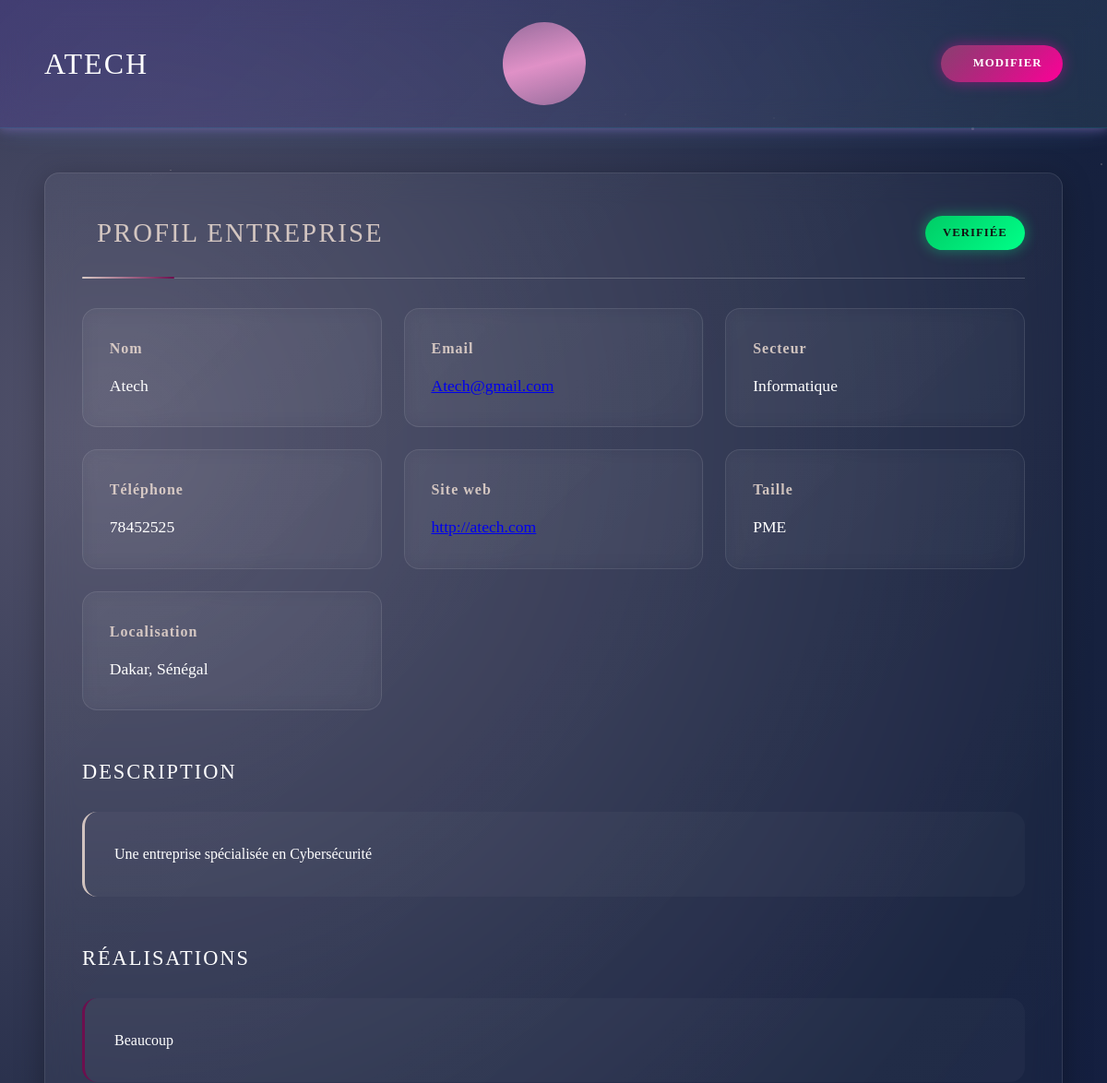
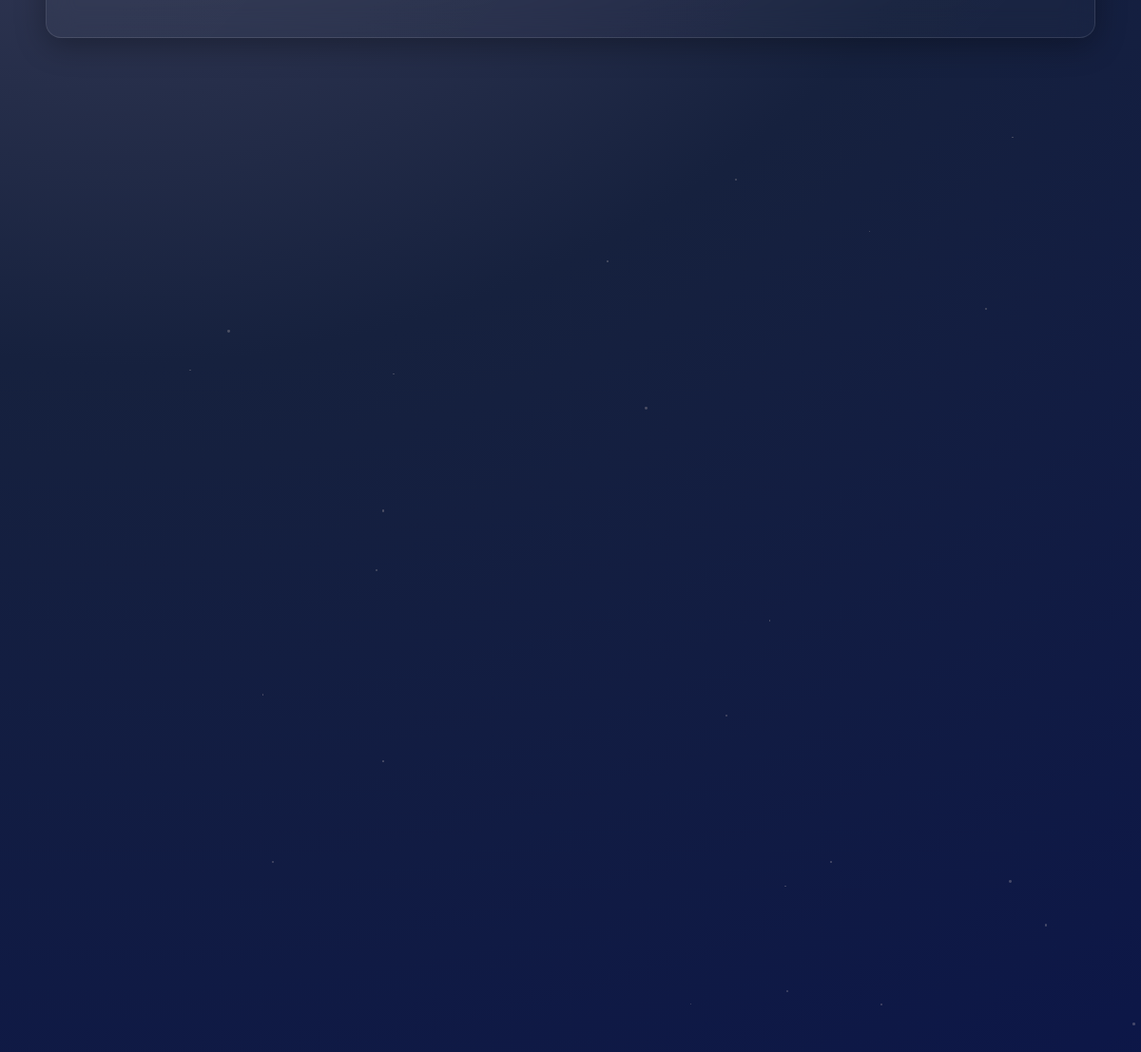
Screenshot of /entreprise/profil/3/ (signed in) with the database file from the repository (2 pictures, top to bottom).
### stages/models.py (models this page shows, shortened)
class Entreprise(models.Model):
    user = models.OneToOneField(User, on_delete=models.CASCADE)
    nom_entreprise = models.CharField(max_length=100)
    description = models.TextField(blank=True)
    secteur = models.CharField(max_length=255, blank=True)
    adresse = models.CharField(max_length=255, blank=True)
    logo_url = models.URLField(blank=True)
    site_web = models.URLField(blank=True)
    telephone = models.CharField(max_length=20, blank=True)
    email_contact = models.EmailField(blank=True)
    reseaux_sociaux = models.TextField(blank=True, help_text="Liens vers LinkedIn, Facebook, etc.")
    taille = models.CharField(max_length=100, blank=True, help_text="Ex: PME, grande entreprise, startup")
    nombre_employes = models.PositiveIntegerField(blank=True, null=True)
    ville = models.CharField(max_length=100, blank=True)
    pays = models.CharField(max_length=100, blank=True)
    date_creation = models.DateField(blank=True, null=True)
    statut_juridique = models.CharField(max_length=100, blank=True, help_text="Ex: SARL, SAS, SA, etc.")
    est_valide = models.BooleanField(default=False)
    realisations = models.TextField(blank=True)

### stages/views.py (the view)
# urls.py: path('entreprise/profil/', profil_entreprise, name='profil_entreprise'),
@login_required
def profil_entreprise(request, id):
    entreprise = get_object_or_404(Entreprise, id=id)
    if not hasattr(request.user, 'entreprise') or request.user.entreprise.id != entreprise.id:
        return redirect('voir_profil_entreprise', id=entreprise.id)
    offres = OffreDeStage.objects.filter(entreprise=entreprise)
    candidatures = Candidature.objects.filter(offre__entreprise=entreprise)
    offres_actives = OffreDeStage.objects.filter(
        entreprise=entreprise,
        date_debut__gte=timezone.now()
    )
    top_recommandations = []
    ia = RecommandationIA()
    for offre in offres_actives:
        recommandations = ia.recommander_candidats(offre.id)
        if recommandations:
            top_recommandations.extend(recommandations[:2])  # Prendre les 2 meilleurs par offre
    top_recommandations.sort(key=lambda x: x['score'], reverse=True)
    top_recommandations = top_recommandations[:5]  # Limiter à 5 meilleures au total
    context = {
        'entreprise': entreprise,
        'offres': offres,
        'candidatures': candidatures,
        'offres_actives': offres_actives,
        'top_recommandations': top_recommandations,
    }
    return render(request, 'stages/profil_entreprise.html', context)

### stages/ia/recommendation.py (called while the page is built, shortened)
    @classmethod
    def get_model(cls):
        if cls._model is None:
            cls._model = spacy.load("fr_core_news_md")
        return cls._model

    def recommander_candidats(self, offre_id, limite=5):
        try:
            offre = OffreDeStage.objects.get(id=offre_id)
        except OffreDeStage.DoesNotExist:
            return []
        texte_offre = f"{offre.titre} {offre.description} {offre.domaine} {offre.competences_requises}"
        candidatures_existantes = Candidature.objects.filter(offre=offre).values_list('etudiant_id', flat=True)
        etudiants = Etudiant.objects.filter(domaine_etude=offre.domaine, est_valide=True).exclude(id__in=candidatures_existantes)
        resultats = []
        return sorted(resultats, key=lambda x: x['score'], reverse=True)[:limite]

### stages/templates/stages/profil_Entreprise.html (shortened to what this page needs)
<!DOCTYPE html>
<html lang="fr">
<head>
  <link rel="stylesheet" href="https://cdnjs.cloudflare.com/ajax/libs/animate.css/4.1.1/animate.min.css">
</head>
<body>
<div class="particles" id="particles"></div>
<header class="animate__animated animate__fadeInDown">
  <h1 class="neon-text">{{ entreprise.nom_entreprise }}</h1>
  <div class="logo-container">
    <div class="logo pulse"></div>
  </div>
  <a href="{% url 'modifier_profil_entreprise' %}" class="btn btn-warning btn-sm">
    <span>Modifier</span>
  </a>
</header>
<main class="container">
  <section class="card info animate__animated" data-scroll>
    <div class="card-header">
      <h2 class="neon-text"> Profil Entreprise</h2>
      <span class="status-badge {% if entreprise.est_valide %}status-acceptee{% else %}status-en-attente{% endif %}">
        {% if entreprise.est_valide %}
           Verifiée
        {% else %}
          <i class="fas fa-clock"></i> En attente
        {% endif %}
      </span>
    </div>
    <div class="info-grid">
      <div class="info-item animate__animated" data-scroll>
        <strong> Nom</strong>
        <p>{{ entreprise.nom_entreprise }}</p>
      </div>
      <div class="info-item animate__animated" data-scroll>
        <strong> Email</strong>
        <p>
          {% if entreprise.email_contact %}
            <a href="mailto:{{ entreprise.email_contact }}" class="neon-link">{{ entreprise.email_contact }}</a>
          {% else %}
            <span class="text-muted">Non renseigné</span>
          {% endif %}
        </p>
      </div>
      <div class="info-item animate__animated" data-scroll>
        <strong> Secteur</strong>
        <p>{{ entreprise.secteur|default:"<span class='text-muted'>Non renseigné</span>" }}</p>
      </div>
      <div class="info-item animate__animated" data-scroll>
        <strong> Téléphone</strong>
        <p>{{ entreprise.telephone|default:"<span class='text-muted'>Non renseigné</span>" }}</p>
      </div>
      <div class="info-item animate__animated" data-scroll>
        <strong> Site web</strong>
        <p>
          {% if entreprise.site_web %}
            <a href="{{ entreprise.site_web }}" target="_blank" class="neon-link">{{ entreprise.site_web }}</a>
          {% else %}
            <span class="text-muted">Non renseigné</span>
          {% endif %}
        </p>
      </div>
      <div class="info-item animate__animated" data-scroll>
        <strong> Taille</strong>
        <p>{{ entreprise.taille|default:"<span class='text-muted'>Non renseigné</span>" }}</p>
      </div>
      <div class="info-item animate__animated" data-scroll>
        <strong> Localisation</strong>
        <p>
          {% if entreprise.ville or entreprise.pays %}
            {{ entreprise.ville }}{% if entreprise.ville and entreprise.pays %}, {% endif %}{{ entreprise.pays }}
          {% else %}
            <span class="text-muted">Non renseigné</span>
          {% endif %}
        </p>
      </div>
    </div>
    <article class="animate__animated" data-scroll style="margin-top: 3rem;">
      <h3 class="neon-text" style="font-size: 1.4rem; margin-bottom: 1.5rem;">
         Description
      </h3>
      <div class="description-box">
        {% if entreprise.description %}
          {{ entreprise.description|linebreaks }}
        {% else %}
          <p class="text-muted">Aucune description fournie</p>
        {% endif %}
      </div>
    </article>
    {% if entreprise.realisations %}
    <article class="animate__animated" data-scroll style="margin-top: 3rem;">
      <h3 class="neon-text" style="font-size: 1.4rem; margin-bottom: 1.5rem;">
         Réalisations
      </h3>
      <div class="description-box" style="border-left-color: var(--accent);">
        {{ entreprise.realisations|linebreaks }}
      </div>
    </article>
    {% endif %}
  </section>
</body>
</html>

### rows the page displays
Entreprise: nom_entreprise "Atech", email_contact "Atech@gmail.com", secteur "Informatique", telephone "78452525", site_web "http://atech.com", taille "PME", ville "Dakar", pays "Sénégal", description "Une entreprise spécialisée en Cybersécurité", realisations "Beaucoup"
